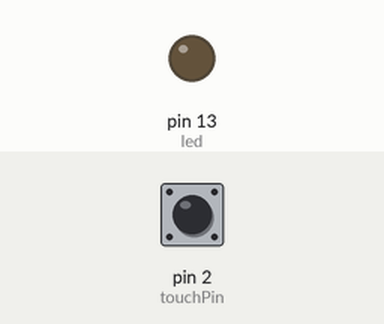
This sketch was run on a simulated Arduino Uno, built with avr-gcc and run on an emulated ATmega328P. Shown: output pins drawn as LEDs (lit = HIGH). Dashed ring = blinking. Inputs (shaded band) come from the test bench; at power-on: pin 2 (touchPin) LOW.

Above: at 1.2 s.
1.3 s: pin 2 (touchPin) pulled HIGH for 1 s
At 1.45 s:
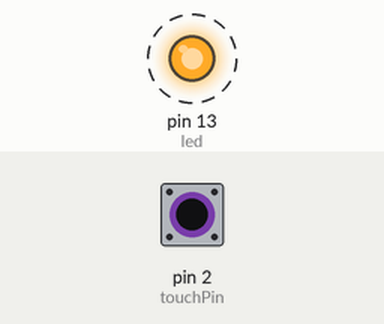
3.8 s: pin 2 (touchPin) pulled HIGH for 3.2 s
At 7.6 s:
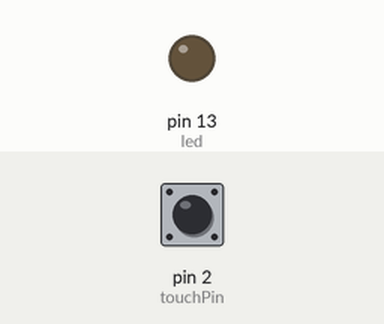
Timing chart, 0 to 9.1 s (numbered marks = the images above; inputs shaded):
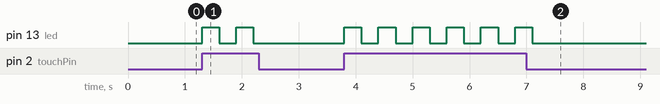

Measured:
- after the input at 1.3 s, pin 13 (led): alternates HIGH for 0.30 s and LOW for 0.30 s, 4 changes in all, then stays LOW, starting at once
- after the input at 3.8 s, pin 13 (led): alternates HIGH for 0.30 s and LOW for 0.30 s, 12 changes in all, then stays LOW, starting at once

The sketch:

touch_Sensing_LedBlink.ino
```cpp
int touchPin = 2;
int led = 13;

void setup()
{
pinMode(touchPin, INPUT);
pinMode(led, OUTPUT);
}

void loop()
{

if(digitalRead(touchPin) == HIGH)
{

digitalWrite(led, HIGH);
delay(300);
digitalWrite(led, LOW);
delay(300);

}

}
```
